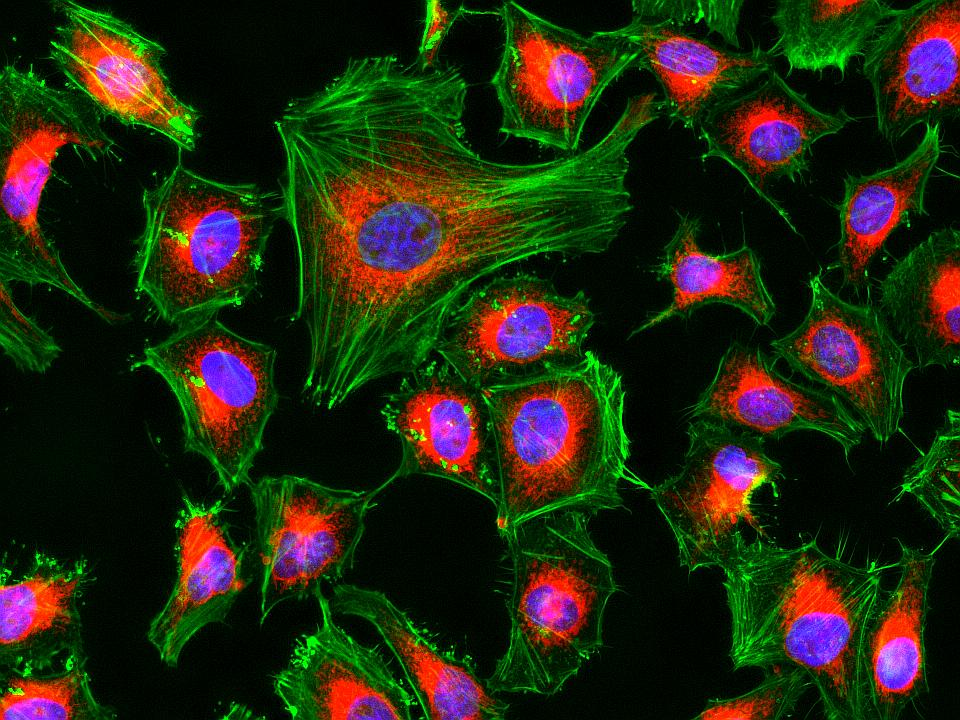
#> input picture celula.jpg, 960 x 720 px, found by its file name
$ python ent2.py
#> lines starting #> are read from the running program, lines starting #| are printed output that depends on the picture; after the words box and inside, x2 and y2 are one past the last pixel; in counts of white or black regions, pixels touching at a corner belong together
import cv2
import cv2 as cv
import numpy as np
import matplotlib.pyplot as plt

celula = r"C:\Users\Sofia Rojas\Desktop\entregable2\celula.jpg"
imagen = cv2.imread(celula)
#> imagen is the input picture: shape (720, 960, 3); mean B, G, R 17.7, 39.7, 36.5
gris = cv2.cvtColor(imagen, cv2.COLOR_BGR2GRAY)
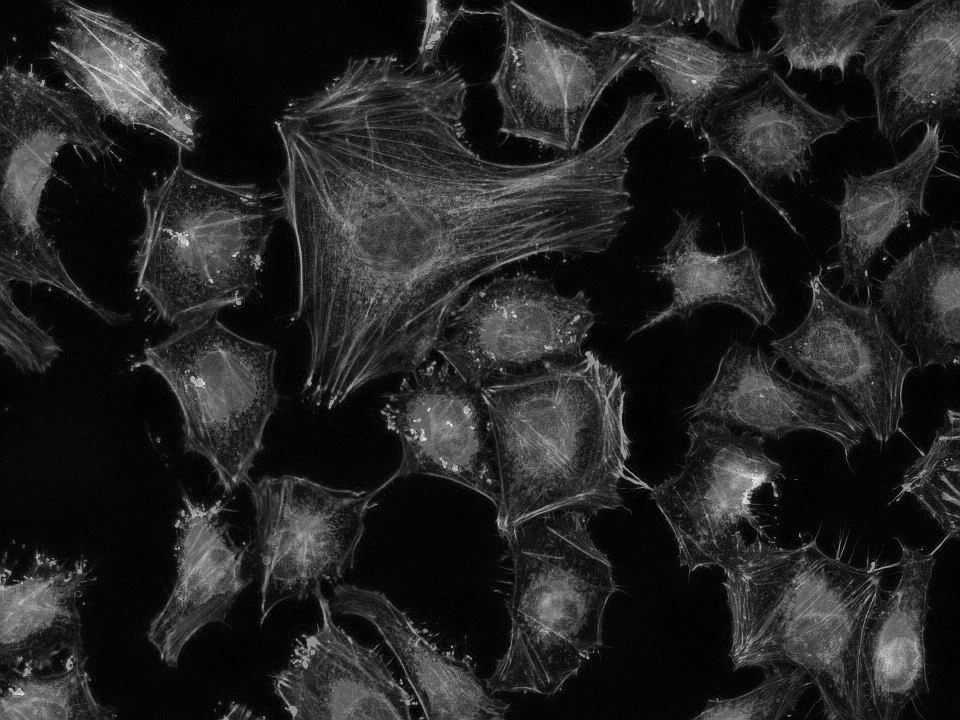
#> gris: shape (720, 960); min 0, max 239, mean 36.2
ub,img=cv.threshold(gris,0, 255, cv.THRESH_BINARY + cv.THRESH_OTSU)
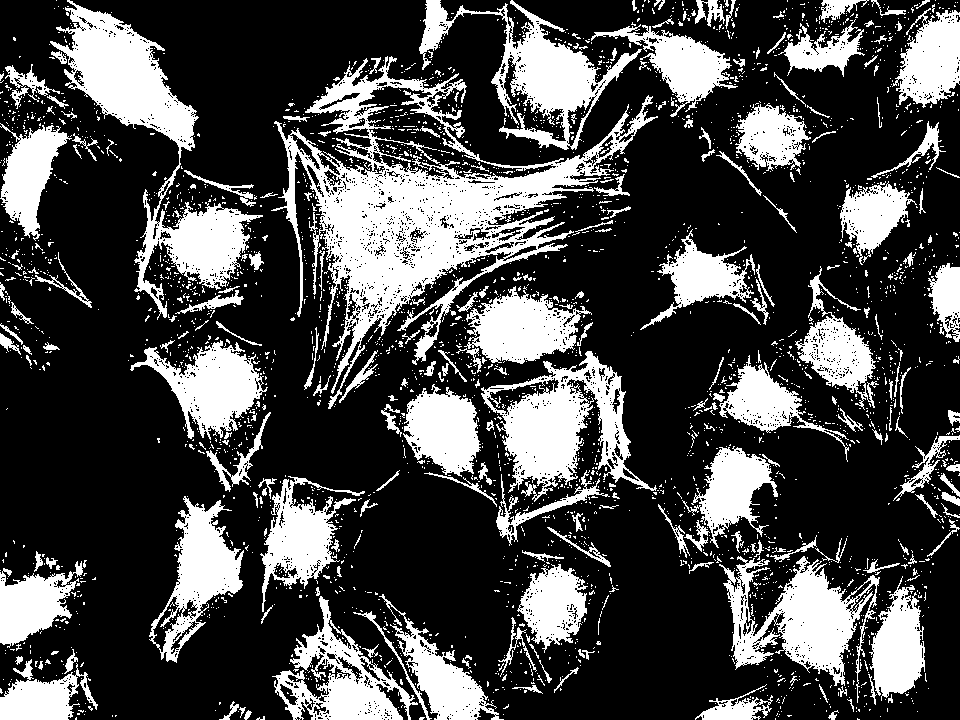
#> img: shape (720, 960); 28.2% white; 2963 white regions (2723 under 20 px), largest, box (x1, y1, x2, y2) and area: (271, 56, 658, 409) 32841, (50, 0, 263, 320) 15747, (481, 351, 657, 502) 10208
#> ub = 51
kernel = np.ones((6,6), np.uint8)
dilatada = cv.dilate(img, kernel, iterations = 1)
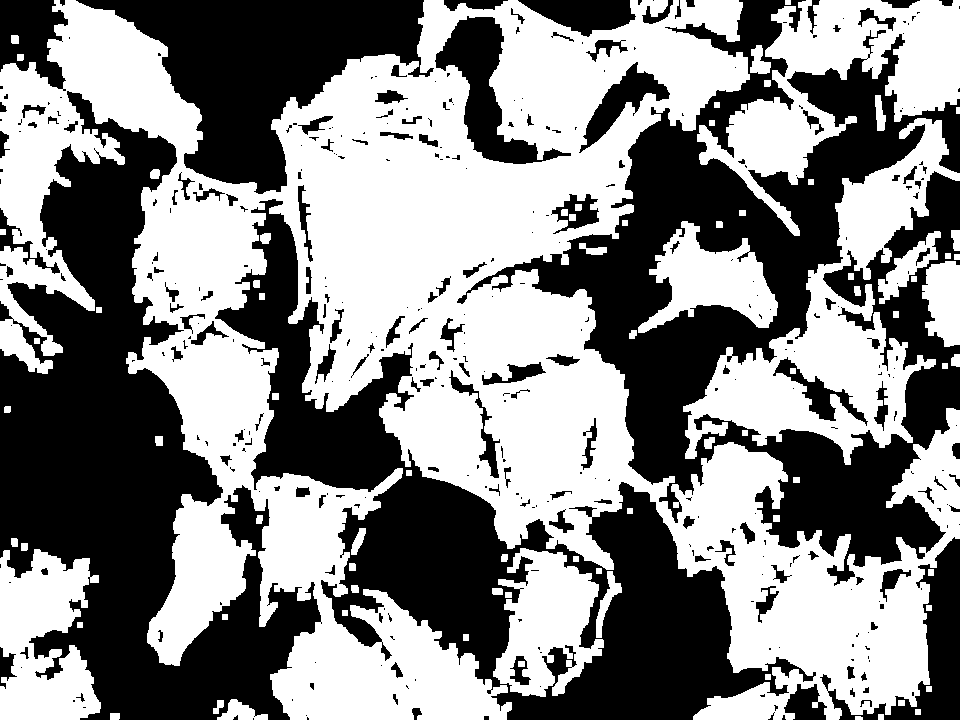
#> dilatada: shape (720, 960); 53% white; 382 black regions (238 under 20 px), largest, box (x1, y1, x2, y2) and area: (457, 0, 960, 586) 92720, (0, 91, 322, 720) 86182, (215, 199, 816, 720) 74032
erosion = cv.erode(dilatada,kernel,iterations = 9)
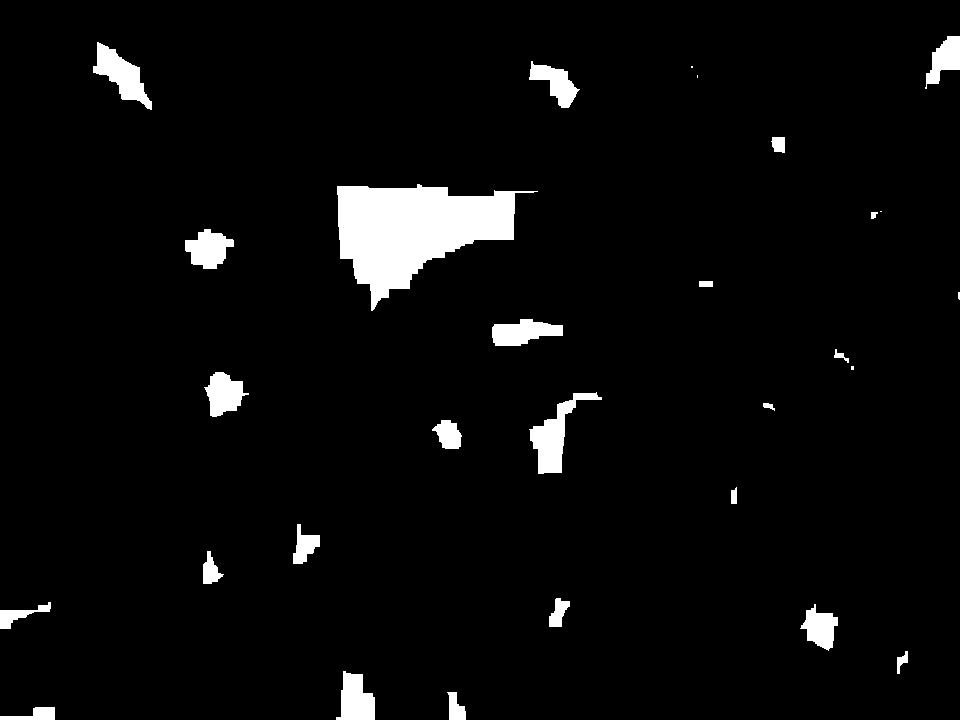
#> erosion: shape (720, 960); 4.2% white; 29 white regions (5 under 20 px), largest, box (x1, y1, x2, y2) and area: (337, 184, 538, 311) 13137, (529, 392, 602, 474) 1928, (93, 42, 152, 110) 1663


total,mask = cv.connectedComponents(erosion)
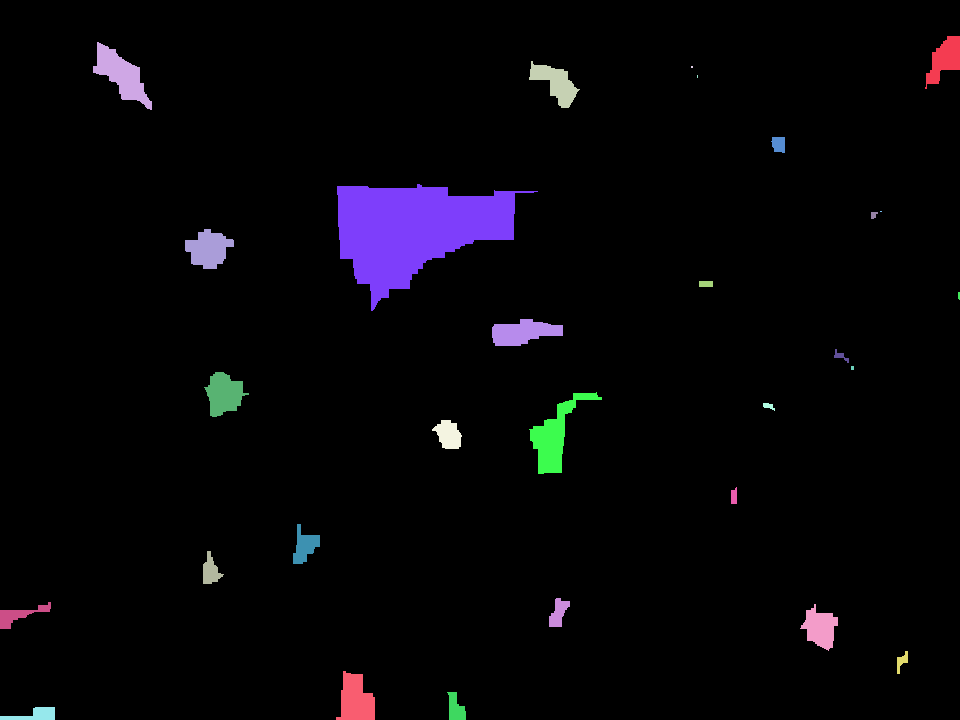
#> mask: shape (720, 960) int32; 30 distinct labels, from 0 to 29; one colour per label, 0 black
#> total = 30
print("Número de células encontradas:", total)
#| Número de células encontradas: 30
